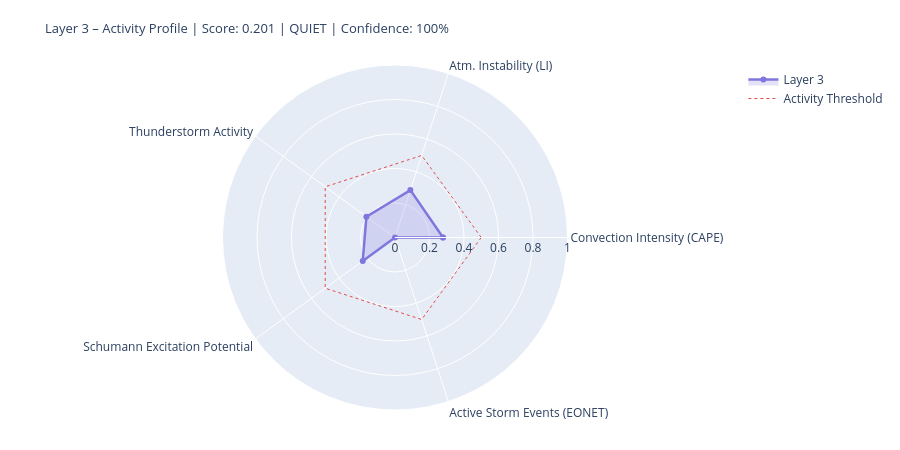

This figure's notebook cell:
### Markdown cell above
---
## 4. State Assessment & Handoff to Layer 4/5

### Code cell
# ============================================================
# LAYER-3-SCORE
# Five dynamic components
# ============================================================

def norm(v, lo, hi):
    if v is None or (isinstance(v, float) and math.isnan(v)): return None
    return round(max(0.0, min(1.0, (v - lo) / (hi - lo))), 4)

# --- 1) Convection intensity (global CAPE mean) ---
cape_mean = df_atm['cape'].dropna().mean() if not df_atm.empty else None
conv_score = norm(cape_mean, 0, 3000)
conv_src   = 'primary' if cape_mean is not None else 'missing'

# --- 2) Atmospheric instability (LI mean) ---
li_mean   = df_atm['li'].dropna().mean() if not df_atm.empty else None
# Negative LI = unstable → higher score
instab_score = norm(-li_mean if li_mean is not None else None, -6, 6)
instab_src   = 'primary' if li_mean is not None else 'missing'

# --- 3) Thunderstorm activity (mean thunder score + WMO count) ---
thunder_mean = df_atm['thunder_score'].mean() if not df_atm.empty else None
n_thunder    = int(df_atm['thunderstorm'].sum()) if not df_atm.empty else 0
thunder_score_val = norm(
    (thunder_mean or 0) * 0.7 + n_thunder * 0.1, 0, 1.0
) if thunder_mean is not None else None
thunder_src = 'primary'

# --- 4) Schumann excitation potential (weighted Schumann contribution) ---
schumann_pot = df_atm['schumann_contribution'].mean() if not df_atm.empty else None
# Boosted by Layer-2 thunderstorm trigger
if schumann_pot is not None and l2_thunder:
    schumann_pot = min(1.0, schumann_pot * 1.2)
schumann_score = norm(schumann_pot, 0, 1.0) if schumann_pot is not None else None
schumann_src   = 'derived'

# --- 5) Storm activity (NASA EONET) ---
# Distinction: None = data not loaded, 0.0 = loaded but no events
storm_score = None
storm_src   = 'missing'
if raw.get('storms') is not None:          # API reached successfully
    storm_score = norm(len(storm_events), 0, 30) if storm_events else 0.0
    storm_src   = 'primary'

# X-Ray and Kp: context only, not in dynamic score
# (X-Ray = Layer-0/4 driver; Kp = geomagnetic index, not a lightning proxy)
xray_context = None
if raw.get('xray'):
    df_xc = pd.DataFrame(raw['xray'])
    fc = next((c for c in df_xc.columns
               if any(k in c.lower() for k in ['flux','long']) and 'time' not in c.lower()),
              df_xc.columns[1])
    df_xc[fc] = pd.to_numeric(df_xc[fc], errors='coerce')
    xray_last = df_xc[fc].dropna().iloc[-1] if not df_xc[fc].dropna().empty else None
    if xray_last:
        xray_class = ('X' if xray_last>=1e-4 else 'M' if xray_last>=1e-5
                      else 'C' if xray_last>=1e-6 else 'B')
        xray_context = {'flux': float(xray_last), 'class': xray_class}
        print(f'X-Ray context: {xray_class}-class ({xray_last:.2e} W/m²)')

# --- Aggregate ---
COMPONENTS = {
    'Convection Intensity (CAPE)':  {'score': conv_score,       'source': conv_src,    'dynamic': True},
    'Atm. Instability (LI)':         {'score': instab_score,     'source': instab_src,  'dynamic': True},
    'Thunderstorm Activity':              {'score': thunder_score_val, 'source': thunder_src, 'dynamic': True},
    'Schumann Excitation Potential':   {'score': schumann_score,   'source': schumann_src,'dynamic': True},
    'Active Storm Events (EONET)': {'score': storm_score,      'source': storm_src,   'dynamic': True},
}

available   = {k: v['score'] for k, v in COMPONENTS.items() if v['score'] is not None}
unavailable = [k for k, v in COMPONENTS.items() if v['score'] is None]
layer3_score = round(sum(available.values()) / len(available), 4) if available else None
confidence   = round(len(available) / len(COMPONENTS), 2)
level = ('unknown' if layer3_score is None
         else 'quiet'   if layer3_score < 0.3
         else 'moderate' if layer3_score < 0.6
         else 'active')
dominant_l3 = max(available, key=available.get) if available else 'none'

# --- Ausgabe ---
W = 68
print('=' * W)
print('LAYER 3 – ATMOSPHERE / WEATHER / THUNDERSTORMS – STATE ASSESSMENT')
print('=' * W)
for name, comp in COMPONENTS.items():
    s = comp['score']
    if s is not None:
        bar = '█' * int(s * 20) + '░' * (20 - int(s * 20))
        print(f'  {name:<36} {bar}  {s:.3f}  [{comp["source"]}]')
    else:
        print(f'  {name:<36} {"─" * 20}  n/a   [missing]')
print('-' * W)
print(f'  Score:        {layer3_score:.3f}  ({len(available)}/{len(COMPONENTS)} components)')
print(f'  Confidence:   {confidence:.0%}')
print(f'  Level:        {level.upper()}')
print(f'  Dominant:     {dominant_l3}')
print(f'  CAPE mean:    {cape_mean:.0f} J/kg' if cape_mean else '  CAPE mean:    n/a')
print(f'  LI mean:      {li_mean:.1f} K' if li_mean is not None else '  LI mean:      n/a')
print(f'  Thunderstorms:{n_thunder} points (WMO)  +  {len(storm_events)} NASA EONET')
print('=' * W)

# Radar
cats   = list(available.keys())
vals_r = list(available.values())
if len(cats) >= 3:
    fig = go.Figure()
    fig.add_trace(go.Scatterpolar(
        r=vals_r + [vals_r[0]], theta=cats + [cats[0]],
        fill='toself', fillcolor='rgba(127,119,221,0.22)',
        line=dict(color='#7F77DD', width=2.5), name='Layer 3'
    ))
    fig.add_trace(go.Scatterpolar(
        r=[0.5] * (len(cats)+1), theta=cats + [cats[0]],
        line=dict(color='#E24B4A', dash='dot', width=1),
        mode='lines', name='Activity Threshold'
    ))
    fig.update_layout(
        title=dict(
            text=f'Layer 3 – Activity Profile | Score: {layer3_score:.3f} | {level.upper()} | Confidence: {confidence:.0%}',
            font=dict(size=13)
        ),
        polar=dict(radialaxis=dict(visible=True, range=[0, 1])),
        height=450, showlegend=True,
        margin=dict(l=60, r=60, t=65, b=40)
    )
    fig.show()

### Figure 1 — Plotly figure (JSON) as saved in the notebook; plotly's stock layout.template omitted (floating-point values rounded to 4 significant figures)
{"data": [{"fill": "toself", "fillcolor": "rgba(127,119,221,0.22)", "line": {"color": "#7F77DD", "width": 2.5}, "name": "Layer 3", "r": [0.2783, 0.2889, 0.2049, 0.231, 0.0, 0.2783], "theta": ["Convection Intensity (CAPE)", "Atm. Instability (LI)", "Thunderstorm Activity", "Schumann Excitation Potential", "Active Storm Events (EONET)", "Convection Intensity (CAPE)"], "type": "scatterpolar"}, {"line": {"color": "#E24B4A", "dash": "dot", "width": 1}, "mode": "lines", "name": "Activity Threshold", "r": [0.5, 0.5, 0.5, 0.5, 0.5, 0.5], "theta": ["Convection Intensity (CAPE)", "Atm. Instability (LI)", "Thunderstorm Activity", "Schumann Excitation Potential", "Active Storm Events (EONET)", "Convection Intensity (CAPE)"], "type": "scatterpolar"}], "layout": {"height": 450, "margin": {"b": 40, "l": 60, "r": 60, "t": 65}, "polar": {"radialaxis": {"range": [0, 1], "visible": true}}, "showlegend": true, "title": {"font": {"size": 13}, "text": "Layer 3 – Activity Profile | Score: 0.201 | QUIET | Confidence: 100%"}}}
